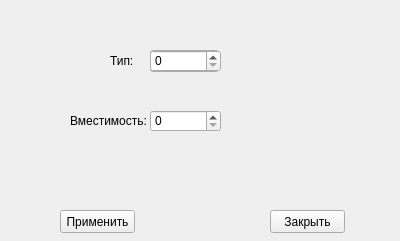
<?xml version="1.0" encoding="UTF-8"?>
<ui version="4.0">
 <class>typeForm</class>
 <widget class="QWidget" name="typeForm">
  <property name="geometry">
   <rect>
    <x>0</x>
    <y>0</y>
    <width>400</width>
    <height>241</height>
   </rect>
  </property>
  <property name="windowTitle">
   <string>Form</string>
  </property>
  <widget class="QComboBox" name="typeCh">
   <property name="geometry">
    <rect>
     <x>150</x>
     <y>50</y>
     <width>69</width>
     <height>22</height>
    </rect>
   </property>
  </widget>
  <widget class="QLabel" name="label">
   <property name="geometry">
    <rect>
     <x>110</x>
     <y>50</y>
     <width>31</width>
     <height>21</height>
    </rect>
   </property>
   <property name="text">
    <string>Тип:</string>
   </property>
  </widget>
  <widget class="QSpinBox" name="typeEdit">
   <property name="geometry">
    <rect>
     <x>150</x>
     <y>50</y>
     <width>71</width>
     <height>22</height>
    </rect>
   </property>
  </widget>
  <widget class="QPushButton" name="acceptButton">
   <property name="geometry">
    <rect>
     <x>60</x>
     <y>210</y>
     <width>75</width>
     <height>23</height>
    </rect>
   </property>
   <property name="text">
    <string>Применить</string>
   </property>
  </widget>
  <widget class="QPushButton" name="closeButton">
   <property name="geometry">
    <rect>
     <x>270</x>
     <y>210</y>
     <width>75</width>
     <height>23</height>
    </rect>
   </property>
   <property name="text">
    <string>Закрыть</string>
   </property>
  </widget>
  <widget class="QLabel" name="label_2">
   <property name="geometry">
    <rect>
     <x>70</x>
     <y>110</y>
     <width>81</width>
     <height>21</height>
    </rect>
   </property>
   <property name="text">
    <string>Вместимость:</string>
   </property>
  </widget>
  <widget class="QSpinBox" name="capEdit">
   <property name="geometry">
    <rect>
     <x>150</x>
     <y>110</y>
     <width>71</width>
     <height>22</height>
    </rect>
   </property>
  </widget>
 </widget>
 <resources/>
 <connections/>
</ui>
